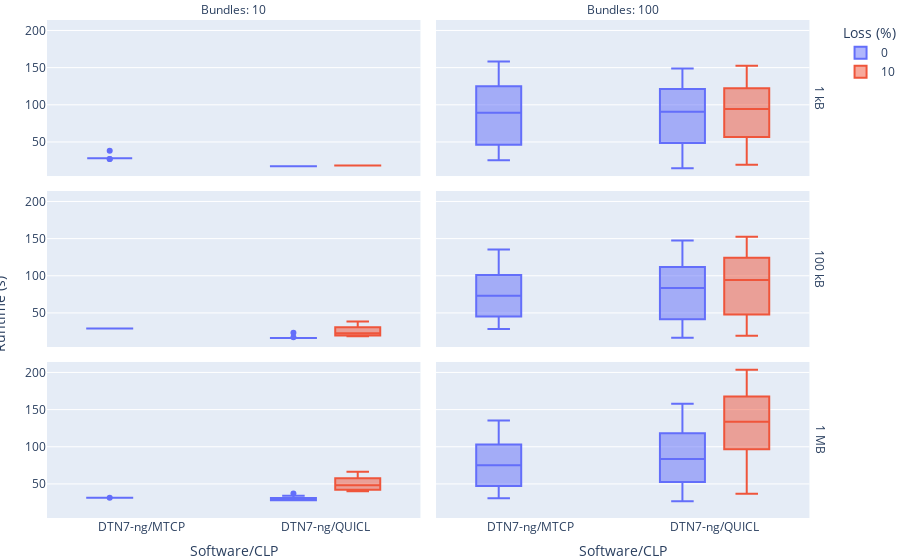

Notebook source saved alongside this figure:
### Code cell
fig = px.box(
    runtime_df[runtime_df["# Nodes"] == 32],
    x="Software/CLP", 
    y="Runtime",
    color="Loss",
    facet_col="# Bundles",
    facet_row="Bundle Size",
    labels={
        "Runtime": "",
        "Loss": "Loss (%)",
        "# Bundles": "Bundles",
    },
    category_orders={
        "Loss": [0, 10, 30],
        "Bundle Size": ["1 kB", "100 kB", "1 MB"],
        "Software/CLP": ["Serval", "IBR-DTN/TCPCL", "DTN7-rs/MTCP", "DTN7-rs/TCPCL", "DTN7-rs/HTTP", "DTN7-ng/MTCP", "DTN7-ng/QUICL"],
        "# Bundles": [10, 100]
    },
)

fig.for_each_annotation(lambda a: a.update(text=a.text.replace("=", ": ")))
fig.for_each_annotation(lambda a: a.update(text=a.text.replace("Bundle Size: ", "")))

fig.add_annotation(x=-0.05, y=0.35,
                   text="Runtime (s)",
                   textangle=-90,
                   xref="paper",
                   yref="paper",
                   font=dict(size=14)
                   )

fig.update_layout(
    margin=dict(l=0, r=0, t=20, b=0),
)

fig.write_image("runtime_32.pdf", width=700, height=300)
fig

### Figure 1 — Plotly figure (JSON) as saved in the notebook; plotly's stock layout.template omitted (floating-point values rounded to 4 significant figures; data arrays with more than 128 entries replaced by an {"elided": "..."} marker saying what was removed)
{"data": [{"alignmentgroup": "True", "hovertemplate": "Loss (%)=0<br>Bundle Size=1 kB<br>Bundles=10<br>Software/CLP=%{x}<br>=%{y}<extra></extra>", "legendgroup": "0", "marker": {"color": "#636efa"}, "name": "0", "notched": false, "offsetgroup": "0", "orientation": "v", "showlegend": true, "type": "box", "x": ["DTN7-ng/MTCP", "DTN7-ng/MTCP", "DTN7-ng/MTCP", "DTN7-ng/MTCP", "DTN7-ng/MTCP", "DTN7-ng/MTCP", "DTN7-ng/MTCP", "DTN7-ng/MTCP", "DTN7-ng/MTCP", "DTN7-ng/MTCP", "DTN7-ng/QUICL", "DTN7-ng/QUICL", "DTN7-ng/QUICL", "DTN7-ng/QUICL", "DTN7-ng/QUICL", "DTN7-ng/QUICL", "DTN7-ng/QUICL", "DTN7-ng/QUICL", "DTN7-ng/QUICL", "DTN7-ng/QUICL"], "x0": " ", "xaxis": "x5", "y": [27.14, 38.15, 27.14, 28.14, 28.14, 28.14, 28.14, 28.13, 28.13, 28.12, 17.35, 17.35, 17.35, 17.34, 17.34, 17.34, 17.34, 17.33, 17.33, 17.32], "y0": " ", "yaxis": "y5"}, {"alignmentgroup": "True", "hovertemplate": "Loss (%)=0<br>Bundle Size=1 kB<br>Bundles=100<br>Software/CLP=%{x}<br>=%{y}<extra></extra>", "legendgroup": "0", "marker": {"color": "#636efa"}, "name": "0", "notched": false, "offsetgroup": "0", "orientation": "v", "showlegend": false, "type": "box", "x": {"elided": "200 str values"}, "x0": " ", "xaxis": "x6", "y": {"elided": "200 float values"}, "y0": " ", "yaxis": "y6"}, {"alignmentgroup": "True", "hovertemplate": "Loss (%)=0<br>Bundle Size=100 kB<br>Bundles=10<br>Software/CLP=%{x}<br>=%{y}<extra></extra>", "legendgroup": "0", "marker": {"color": "#636efa"}, "name": "0", "notched": false, "offsetgroup": "0", "orientation": "v", "showlegend": false, "type": "box", "x": ["DTN7-ng/MTCP", "DTN7-ng/MTCP", "DTN7-ng/MTCP", "DTN7-ng/MTCP", "DTN7-ng/MTCP", "DTN7-ng/MTCP", "DTN7-ng/MTCP", "DTN7-ng/MTCP", "DTN7-ng/MTCP", "DTN7-ng/MTCP", "DTN7-ng/QUICL", "DTN7-ng/QUICL", "DTN7-ng/QUICL", "DTN7-ng/QUICL", "DTN7-ng/QUICL", "DTN7-ng/QUICL", "DTN7-ng/QUICL", "DTN7-ng/QUICL", "DTN7-ng/QUICL", "DTN7-ng/QUICL"], "x0": " ", "xaxis": "x3", "y": [29.16, 29.16, 29.16, 29.16, 29.16, 29.17, 29.14, 29.15, 29.14, 29.13, 16.42, 16.41, 16.41, 16.41, 16.4, 23.41, 16.4, 16.39, 16.39, 17.39], "y0": " ", "yaxis": "y3"}, {"alignmentgroup": "True", "hovertemplate": "Loss (%)=0<br>Bundle Size=100 kB<br>Bundles=100<br>Software/CLP=%{x}<br>=%{y}<extra></extra>", "legendgroup": "0", "marker": {"color": "#636efa"}, "name": "0", "notched": false, "offsetgroup": "0", "orientation": "v", "showlegend": false, "type": "box", "x": {"elided": "200 str values"}, "x0": " ", "xaxis": "x4", "y": {"elided": "200 float values"}, "y0": " ", "yaxis": "y4"}, {"alignmentgroup": "True", "hovertemplate": "Loss (%)=0<br>Bundle Size=1 MB<br>Bundles=10<br>Software/CLP=%{x}<br>=%{y}<extra></extra>", "legendgroup": "0", "marker": {"color": "#636efa"}, "name": "0", "notched": false, "offsetgroup": "0", "orientation": "v", "showlegend": false, "type": "box", "x": ["DTN7-ng/QUICL", "DTN7-ng/QUICL", "DTN7-ng/QUICL", "DTN7-ng/QUICL", "DTN7-ng/QUICL", "DTN7-ng/QUICL", "DTN7-ng/QUICL", "DTN7-ng/QUICL", "DTN7-ng/QUICL", "DTN7-ng/QUICL", "DTN7-ng/MTCP", "DTN7-ng/MTCP", "DTN7-ng/MTCP", "DTN7-ng/MTCP", "DTN7-ng/MTCP", "DTN7-ng/MTCP", "DTN7-ng/MTCP", "DTN7-ng/MTCP", "DTN7-ng/MTCP", "DTN7-ng/MTCP"], "x0": " ", "xaxis": "x", "y": [27.99, 27.96, 27.97, 27.95, 36.96, 27.95, 33.93, 27.96, 30.95, 27.94, 31.26, 31.26, 31.43, 31.31, 31.33, 31.31, 31.3, 31.28, 31.27, 31.31], "y0": " ", "yaxis": "y"}, {"alignmentgroup": "True", "hovertemplate": "Loss (%)=0<br>Bundle Size=1 MB<br>Bundles=100<br>Software/CLP=%{x}<br>=%{y}<extra></extra>", "legendgroup": "0", "marker": {"color": "#636efa"}, "name": "0", "notched": false, "offsetgroup": "0", "orientation": "v", "showlegend": false, "type": "box", "x": {"elided": "200 str values"}, "x0": " ", "xaxis": "x2", "y": {"elided": "200 float values"}, "y0": " ", "yaxis": "y2"}, {"alignmentgroup": "True", "hovertemplate": "Loss (%)=10<br>Bundle Size=1 kB<br>Bundles=10<br>Software/CLP=%{x}<br>=%{y}<extra></extra>", "legendgroup": "10", "marker": {"color": "#EF553B"}, "name": "10", "notched": false, "offsetgroup": "10", "orientation": "v", "showlegend": true, "type": "box", "x": ["DTN7-ng/QUICL", "DTN7-ng/QUICL", "DTN7-ng/QUICL", "DTN7-ng/QUICL", "DTN7-ng/QUICL", "DTN7-ng/QUICL", "DTN7-ng/QUICL", "DTN7-ng/QUICL", "DTN7-ng/QUICL", "DTN7-ng/QUICL"], "x0": " ", "xaxis": "x5", "y": [18.46, 18.45, 18.45, 18.44, 18.44, 18.44, 18.44, 18.43, 18.43, 18.43], "y0": " ", "yaxis": "y5"}, {"alignmentgroup": "True", "hovertemplate": "Loss (%)=10<br>Bundle Size=1 kB<br>Bundles=100<br>Software/CLP=%{x}<br>=%{y}<extra></extra>", "legendgroup": "10", "marker": {"color": "#EF553B"}, "name": "10", "notched": false, "offsetgroup": "10", "orientation": "v", "showlegend": false, "type": "box", "x": ["DTN7-ng/QUICL", "DTN7-ng/QUICL", "DTN7-ng/QUICL", "DTN7-ng/QUICL", "DTN7-ng/QUICL", "DTN7-ng/QUICL", "DTN7-ng/QUICL", "DTN7-ng/QUICL", "DTN7-ng/QUICL", "DTN7-ng/QUICL", "DTN7-ng/QUICL", "DTN7-ng/QUICL", "DTN7-ng/QUICL", "DTN7-ng/QUICL", "DTN7-ng/QUICL", "DTN7-ng/QUICL", "DTN7-ng/QUICL", "DTN7-ng/QUICL", "DTN7-ng/QUICL", "DTN7-ng/QUICL", "DTN7-ng/QUICL", "DTN7-ng/QUICL", "DTN7-ng/QUICL", "DTN7-ng/QUICL", "DTN7-ng/QUICL", "DTN7-ng/QUICL", "DTN7-ng/QUICL", "DTN7-ng/QUICL", "DTN7-ng/QUICL", "DTN7-ng/QUICL", "DTN7-ng/QUICL", "DTN7-ng/QUICL", "DTN7-ng/QUICL", "DTN7-ng/QUICL", "DTN7-ng/QUICL", "DTN7-ng/QUICL", "DTN7-ng/QUICL", "DTN7-ng/QUICL", "DTN7-ng/QUICL", "DTN7-ng/QUICL", "DTN7-ng/QUICL", "DTN7-ng/QUICL", "DTN7-ng/QUICL", "DTN7-ng/QUICL", "DTN7-ng/QUICL", "DTN7-ng/QUICL", "DTN7-ng/QUICL", "DTN7-ng/QUICL", "DTN7-ng/QUICL", "DTN7-ng/QUICL", "DTN7-ng/QUICL", "DTN7-ng/QUICL", "DTN7-ng/QUICL", "DTN7-ng/QUICL", "DTN7-ng/QUICL", "DTN7-ng/QUICL", "DTN7-ng/QUICL", "DTN7-ng/QUICL", "DTN7-ng/QUICL", "DTN7-ng/QUICL", "DTN7-ng/QUICL", "DTN7-ng/QUICL", "DTN7-ng/QUICL", "DTN7-ng/QUICL", "DTN7-ng/QUICL", "DTN7-ng/QUICL", "DTN7-ng/QUICL", "DTN7-ng/QUICL", "DTN7-ng/QUICL", "DTN7-ng/QUICL", "DTN7-ng/QUICL", "DTN7-ng/QUICL", "DTN7-ng/QUICL", "DTN7-ng/QUICL", "DTN7-ng/QUICL", "DTN7-ng/QUICL", "DTN7-ng/QUICL", "DTN7-ng/QUICL", "DTN7-ng/QUICL", "DTN7-ng/QUICL", "DTN7-ng/QUICL", "DTN7-ng/QUICL", "DTN7-ng/QUICL", "DTN7-ng/QUICL", "DTN7-ng/QUICL", "DTN7-ng/QUICL", "DTN7-ng/QUICL", "DTN7-ng/QUICL", "DTN7-ng/QUICL", "DTN7-ng/QUICL", "DTN7-ng/QUICL", "DTN7-ng/QUICL", "DTN7-ng/QUICL", "DTN7-ng/QUICL", "DTN7-ng/QUICL", "DTN7-ng/QUICL", "DTN7-ng/QUICL", "DTN7-ng/QUICL", "DTN7-ng/QUICL", "DTN7-ng/QUICL"], "x0": " ", "xaxis": "x6", "y": [152.4, 151.3, 149.2, 148.1, 147.0, 145.9, 144.8, 142.7, 141.6, 140.5, 139.4, 138.3, 137.2, 136.1, 135.0, 133.9, 132.8, 131.7, 130.6, 19.43, 129.4, 128.3, 127.2, 126.1, 124.0, 122.9, 121.8, 120.7, 66.52, 119.5, 118.3, 117.3, 116.1, 115.0, 113.9, 112.8, 111.7, 110.6, 19.48, 109.4, 108.3, 107.2, 106.1, 105.0, 103.9, 102.8, 101.7, 100.6, 20.45, 99.38, 98.28, 97.23, 96.08, 94.96, 93.92, 92.75, 91.72, 90.55, 23.43, 89.35, 88.24, 86.14, 85.03, 83.93, 82.83, 80.72, 79.62, 19.5, 77.42, 75.3, 73.2, 71.15, 69.0, 66.95, 64.79, 62.69, 60.65, 19.47, 59.38, 58.27, 57.17, 56.06, 54.97, 52.87, 50.76, 48.65, 46.54, 19.43, 44.35, 42.24, 40.14, 38.08, 35.93, 33.83, 31.78, 29.61, 27.52, 25.41, 22.39, 20.21], "y0": " ", "yaxis": "y6"}, {"alignmentgroup": "True", "hovertemplate": "Loss (%)=10<br>Bundle Size=100 kB<br>Bundles=10<br>Software/CLP=%{x}<br>=%{y}<extra></extra>", "legendgroup": "10", "marker": {"color": "#EF553B"}, "name": "10", "notched": false, "offsetgroup": "10", "orientation": "v", "showlegend": false, "type": "box", "x": ["DTN7-ng/QUICL", "DTN7-ng/QUICL", "DTN7-ng/QUICL", "DTN7-ng/QUICL", "DTN7-ng/QUICL", "DTN7-ng/QUICL", "DTN7-ng/QUICL", "DTN7-ng/QUICL", "DTN7-ng/QUICL", "DTN7-ng/QUICL"], "x0": " ", "xaxis": "x3", "y": [19.52, 38.57, 22.6, 18.55, 33.55, 30.57, 20.52, 26.55, 22.51, 19.52], "y0": " ", "yaxis": "y3"}, {"alignmentgroup": "True", "hovertemplate": "Loss (%)=10<br>Bundle Size=100 kB<br>Bundles=100<br>Software/CLP=%{x}<br>=%{y}<extra></extra>", "legendgroup": "10", "marker": {"color": "#EF553B"}, "name": "10", "notched": false, "offsetgroup": "10", "orientation": "v", "showlegend": false, "type": "box", "x": ["DTN7-ng/QUICL", "DTN7-ng/QUICL", "DTN7-ng/QUICL", "DTN7-ng/QUICL", "DTN7-ng/QUICL", "DTN7-ng/QUICL", "DTN7-ng/QUICL", "DTN7-ng/QUICL", "DTN7-ng/QUICL", "DTN7-ng/QUICL", "DTN7-ng/QUICL", "DTN7-ng/QUICL", "DTN7-ng/QUICL", "DTN7-ng/QUICL", "DTN7-ng/QUICL", "DTN7-ng/QUICL", "DTN7-ng/QUICL", "DTN7-ng/QUICL", "DTN7-ng/QUICL", "DTN7-ng/QUICL", "DTN7-ng/QUICL", "DTN7-ng/QUICL", "DTN7-ng/QUICL", "DTN7-ng/QUICL", "DTN7-ng/QUICL", "DTN7-ng/QUICL", "DTN7-ng/QUICL", "DTN7-ng/QUICL", "DTN7-ng/QUICL", "DTN7-ng/QUICL", "DTN7-ng/QUICL", "DTN7-ng/QUICL", "DTN7-ng/QUICL", "DTN7-ng/QUICL", "DTN7-ng/QUICL", "DTN7-ng/QUICL", "DTN7-ng/QUICL", "DTN7-ng/QUICL", "DTN7-ng/QUICL", "DTN7-ng/QUICL", "DTN7-ng/QUICL", "DTN7-ng/QUICL", "DTN7-ng/QUICL", "DTN7-ng/QUICL", "DTN7-ng/QUICL", "DTN7-ng/QUICL", "DTN7-ng/QUICL", "DTN7-ng/QUICL", "DTN7-ng/QUICL", "DTN7-ng/QUICL", "DTN7-ng/QUICL", "DTN7-ng/QUICL", "DTN7-ng/QUICL", "DTN7-ng/QUICL", "DTN7-ng/QUICL", "DTN7-ng/QUICL", "DTN7-ng/QUICL", "DTN7-ng/QUICL", "DTN7-ng/QUICL", "DTN7-ng/QUICL", "DTN7-ng/QUICL", "DTN7-ng/QUICL", "DTN7-ng/QUICL", "DTN7-ng/QUICL", "DTN7-ng/QUICL", "DTN7-ng/QUICL", "DTN7-ng/QUICL", "DTN7-ng/QUICL", "DTN7-ng/QUICL", "DTN7-ng/QUICL", "DTN7-ng/QUICL", "DTN7-ng/QUICL", "DTN7-ng/QUICL", "DTN7-ng/QUICL", "DTN7-ng/QUICL", "DTN7-ng/QUICL", "DTN7-ng/QUICL", "DTN7-ng/QUICL", "DTN7-ng/QUICL", "DTN7-ng/QUICL", "DTN7-ng/QUICL", "DTN7-ng/QUICL", "DTN7-ng/QUICL", "DTN7-ng/QUICL", "DTN7-ng/QUICL", "DTN7-ng/QUICL", "DTN7-ng/QUICL", "DTN7-ng/QUICL", "DTN7-ng/QUICL", "DTN7-ng/QUICL", "DTN7-ng/QUICL", "DTN7-ng/QUICL", "DTN7-ng/QUICL", "DTN7-ng/QUICL", "DTN7-ng/QUICL", "DTN7-ng/QUICL", "DTN7-ng/QUICL", "DTN7-ng/QUICL", "DTN7-ng/QUICL", "DTN7-ng/QUICL"], "x0": " ", "xaxis": "x4", "y": [152.6, 151.5, 150.4, 149.3, 148.2, 147.1, 146.0, 144.9, 143.8, 142.6, 141.6, 140.5, 139.3, 19.18, 138.2, 137.1, 135.0, 134.0, 132.8, 131.6, 130.6, 129.4, 128.4, 47.17, 127.1, 126.1, 125.0, 123.8, 122.7, 121.6, 120.5, 119.4, 118.3, 19.21, 117.1, 116.0, 115.0, 113.8, 112.7, 111.6, 110.5, 109.4, 108.2, 43.19, 107.1, 106.0, 103.8, 101.8, 100.7, 99.55, 98.45, 97.36, 20.23, 96.2, 95.02, 93.92, 91.86, 89.72, 87.7, 85.58, 83.5, 81.31, 79.21, 77.09, 75.01, 72.95, 70.8, 68.79, 66.64, 64.57, 62.36, 60.27, 20.2, 59.12, 56.95, 55.9, 54.77, 53.65, 52.53, 50.53, 48.42, 46.24, 20.23, 44.04, 42.02, 39.82, 37.8, 36.61, 35.61, 34.41, 33.33, 20.23, 32.18, 31.0, 29.9, 28.81, 26.67, 24.59, 22.61, 20.39], "y0": " ", "yaxis": "y4"}, {"alignmentgroup": "True", "hovertemplate": "Loss (%)=10<br>Bundle Size=1 MB<br>Bundles=10<br>Software/CLP=%{x}<br>=%{y}<extra></extra>", "legendgroup": "10", "marker": {"color": "#EF553B"}, "name": "10", "notched": false, "offsetgroup": "10", "orientation": "v", "showlegend": false, "type": "box", "x": ["DTN7-ng/QUICL", "DTN7-ng/QUICL", "DTN7-ng/QUICL", "DTN7-ng/QUICL", "DTN7-ng/QUICL", "DTN7-ng/QUICL", "DTN7-ng/QUICL", "DTN7-ng/QUICL", "DTN7-ng/QUICL", "DTN7-ng/QUICL"], "x0": " ", "xaxis": "x", "y": [40.2, 66.33, 62.36, 42.23, 57.51, 42.17, 52.31, 50.51, 46.0, 42.55], "y0": " ", "yaxis": "y"}, {"alignmentgroup": "True", "hovertemplate": "Loss (%)=10<br>Bundle Size=1 MB<br>Bundles=100<br>Software/CLP=%{x}<br>=%{y}<extra></extra>", "legendgroup": "10", "marker": {"color": "#EF553B"}, "name": "10", "notched": false, "offsetgroup": "10", "orientation": "v", "showlegend": false, "type": "box", "x": ["DTN7-ng/QUICL", "DTN7-ng/QUICL", "DTN7-ng/QUICL", "DTN7-ng/QUICL", "DTN7-ng/QUICL", "DTN7-ng/QUICL", "DTN7-ng/QUICL", "DTN7-ng/QUICL", "DTN7-ng/QUICL", "DTN7-ng/QUICL", "DTN7-ng/QUICL", "DTN7-ng/QUICL", "DTN7-ng/QUICL", "DTN7-ng/QUICL", "DTN7-ng/QUICL", "DTN7-ng/QUICL", "DTN7-ng/QUICL", "DTN7-ng/QUICL", "DTN7-ng/QUICL", "DTN7-ng/QUICL", "DTN7-ng/QUICL", "DTN7-ng/QUICL", "DTN7-ng/QUICL", "DTN7-ng/QUICL", "DTN7-ng/QUICL", "DTN7-ng/QUICL", "DTN7-ng/QUICL", "DTN7-ng/QUICL", "DTN7-ng/QUICL", "DTN7-ng/QUICL", "DTN7-ng/QUICL", "DTN7-ng/QUICL", "DTN7-ng/QUICL", "DTN7-ng/QUICL", "DTN7-ng/QUICL", "DTN7-ng/QUICL", "DTN7-ng/QUICL", "DTN7-ng/QUICL", "DTN7-ng/QUICL", "DTN7-ng/QUICL", "DTN7-ng/QUICL", "DTN7-ng/QUICL", "DTN7-ng/QUICL", "DTN7-ng/QUICL", "DTN7-ng/QUICL", "DTN7-ng/QUICL", "DTN7-ng/QUICL", "DTN7-ng/QUICL", "DTN7-ng/QUICL", "DTN7-ng/QUICL", "DTN7-ng/QUICL", "DTN7-ng/QUICL", "DTN7-ng/QUICL", "DTN7-ng/QUICL", "DTN7-ng/QUICL", "DTN7-ng/QUICL", "DTN7-ng/QUICL", "DTN7-ng/QUICL", "DTN7-ng/QUICL", "DTN7-ng/QUICL", "DTN7-ng/QUICL", "DTN7-ng/QUICL", "DTN7-ng/QUICL", "DTN7-ng/QUICL", "DTN7-ng/QUICL", "DTN7-ng/QUICL", "DTN7-ng/QUICL", "DTN7-ng/QUICL", "DTN7-ng/QUICL", "DTN7-ng/QUICL", "DTN7-ng/QUICL", "DTN7-ng/QUICL", "DTN7-ng/QUICL", "DTN7-ng/QUICL", "DTN7-ng/QUICL", "DTN7-ng/QUICL", "DTN7-ng/QUICL", "DTN7-ng/QUICL", "DTN7-ng/QUICL", "DTN7-ng/QUICL", "DTN7-ng/QUICL", "DTN7-ng/QUICL", "DTN7-ng/QUICL", "DTN7-ng/QUICL", "DTN7-ng/QUICL", "DTN7-ng/QUICL", "DTN7-ng/QUICL", "DTN7-ng/QUICL", "DTN7-ng/QUICL", "DTN7-ng/QUICL", "DTN7-ng/QUICL", "DTN7-ng/QUICL", "DTN7-ng/QUICL", "DTN7-ng/QUICL", "DTN7-ng/QUICL", "DTN7-ng/QUICL", "DTN7-ng/QUICL", "DTN7-ng/QUICL", "DTN7-ng/QUICL", "DTN7-ng/QUICL"], "x0": " ", "xaxis": "x2", "y": [203.6, 202.6, 201.6, 200.4, 199.1, 198.3, 194.7, 193.9, 36.62, 192.7, 189.7, 187.5, 186.3, 185.1, 184.1, 181.1, 180.3, 179.1, 171.9, 177.5, 176.4, 175.5, 173.4, 170.4, 169.1, 168.1, 166.9, 165.8, 164.9, 163.5, 161.6, 160.3, 157.3, 156.1, 155.0, 154.1, 152.9, 41.73, 151.8, 150.7, 149.5, 146.4, 145.6, 144.4, 143.1, 141.8, 140.9, 41.79, 139.8, 137.5, 136.4, 135.2, 134.1, 133.0, 132.1, 130.8, 129.7, 126.8, 126.0, 124.3, 123.3, 122.1, 120.2, 119.1, 117.9, 116.8, 72.77, 115.6, 114.5, 113.4, 110.5, 109.4, 108.1, 106.8, 106.0, 104.7, 43.51, 101.7, 100.8, 98.19, 95.33, 93.2, 90.17, 89.32, 85.97, 83.73, 44.68, 80.55, 77.47, 74.14, 71.08, 68.15, 65.38, 64.42, 61.13, 51.66, 57.64, 53.68, 48.3, 45.58], "y0": " ", "yaxis": "y2"}], "layout": {"annotations": [{"showarrow": false, "text": "Bundles: 10", "x": 0.24, "xanchor": "center", "xref": "paper", "y": 1.0, "yanchor": "bottom", "yref": "paper"}, {"showarrow": false, "text": "Bundles: 100", "x": 0.74, "xanchor": "center", "xref": "paper", "y": 1.0, "yanchor": "bottom", "yref": "paper"}, {"showarrow": false, "text": "1 MB", "textangle": 90, "x": 0.98, "xanchor": "left", "xref": "paper", "y": 0.1567, "yanchor": "middle", "yref": "paper"}, {"showarrow": false, "text": "100 kB", "textangle": 90, "x": 0.98, "xanchor": "left", "xref": "paper", "y": 0.5, "yanchor": "middle", "yref": "paper"}, {"showarrow": false, "text": "1 kB", "textangle": 90, "x": 0.98, "xanchor": "left", "xref": "paper", "y": 0.8433, "yanchor": "middle", "yref": "paper"}, {"font": {"size": 14}, "text": "Runtime (s)", "textangle": -90, "x": -0.05, "xref": "paper", "y": 0.35, "yref": "paper"}], "boxmode": "group", "legend": {"title": {"text": "Loss (%)"}, "tracegroupgap": 0}, "margin": {"b": 0, "l": 0, "r": 0, "t": 20}, "xaxis": {"anchor": "y", "categoryarray": ["Serval", "IBR-DTN/TCPCL", "DTN7-rs/MTCP", "DTN7-rs/TCPCL", "DTN7-rs/HTTP", "DTN7-ng/MTCP", "DTN7-ng/QUICL"], "categoryorder": "array", "domain": [0, 0.48], "title": {"text": "Software/CLP"}}, "xaxis2": {"anchor": "y2", "categoryarray": ["Serval", "IBR-DTN/TCPCL", "DTN7-rs/MTCP", "DTN7-rs/TCPCL", "DTN7-rs/HTTP", "DTN7-ng/MTCP", "DTN7-ng/QUICL"], "categoryorder": "array", "domain": [0.5, 0.98], "matches": "x", "title": {"text": "Software/CLP"}}, "xaxis3": {"anchor": "y3", "domain": [0, 0.48], "matches": "x", "showticklabels": false}, "xaxis4": {"anchor": "y4", "domain": [0.5, 0.98], "matches": "x", "showticklabels": false}, "xaxis5": {"anchor": "y5", "domain": [0, 0.48], "matches": "x", "showticklabels": false}, "xaxis6": {"anchor": "y6", "domain": [0.5, 0.98], "matches": "x", "showticklabels": false}, "yaxis": {"anchor": "x", "domain": [0, 0.3133], "title": {"text": ""}}, "yaxis2": {"anchor": "x2", "domain": [0, 0.3133], "matches": "y", "showticklabels": false}, "yaxis3": {"anchor": "x3", "domain": [0.3433, 0.6567], "matches": "y", "title": {"text": ""}}, "yaxis4": {"anchor": "x4", "domain": [0.3433, 0.6567], "matches": "y", "showticklabels": false}, "yaxis5": {"anchor": "x5", "domain": [0.6867, 1.0], "matches": "y", "title": {"text": ""}}, "yaxis6": {"anchor": "x6", "domain": [0.6867, 1.0], "matches": "y", "showticklabels": false}}}
